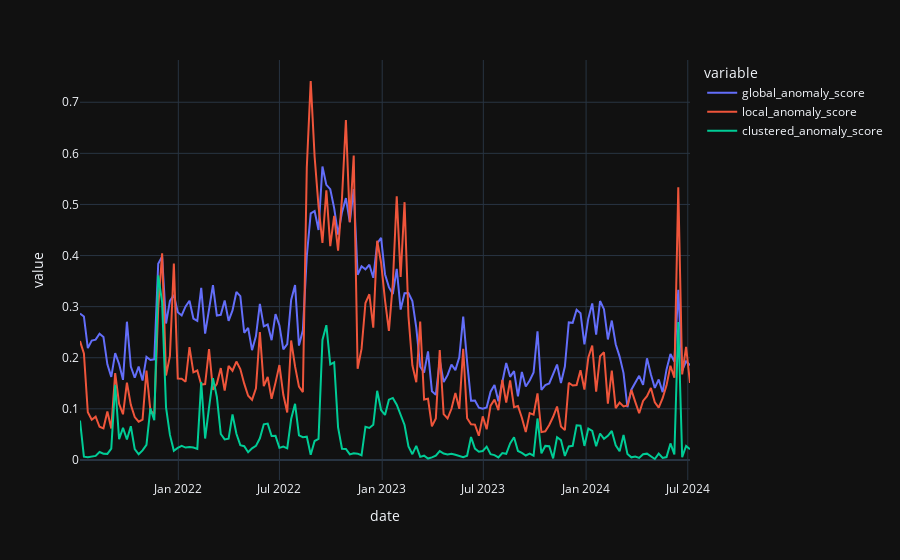

Notebook source saved alongside this figure:
### Code cell
df_anomaly_scores.query("ticker =='NVDA'").reset_index().set_index(["date"]).drop(columns=['ticker']).plot()

### Figure 1 — Plotly figure (JSON) as saved in the notebook; plotly's stock layout.template omitted (floating-point values rounded to 4 significant figures; data arrays with more than 128 entries replaced by an {"elided": "..."} marker saying what was removed)
{"data": [{"hovertemplate": "variable=global_anomaly_score<br>date=%{x}<br>value=%{y}<extra></extra>", "legendgroup": "global_anomaly_score", "line": {"color": "#636efa", "dash": "solid"}, "marker": {"symbol": "circle"}, "mode": "lines", "name": "global_anomaly_score", "orientation": "v", "showlegend": true, "type": "scatter", "x": {"elided": "157 str values"}, "xaxis": "x", "y": {"elided": "157 float values"}, "yaxis": "y"}, {"hovertemplate": "variable=local_anomaly_score<br>date=%{x}<br>value=%{y}<extra></extra>", "legendgroup": "local_anomaly_score", "line": {"color": "#EF553B", "dash": "solid"}, "marker": {"symbol": "circle"}, "mode": "lines", "name": "local_anomaly_score", "orientation": "v", "showlegend": true, "type": "scatter", "x": {"elided": "157 str values"}, "xaxis": "x", "y": {"elided": "157 float values"}, "yaxis": "y"}, {"hovertemplate": "variable=clustered_anomaly_score<br>date=%{x}<br>value=%{y}<extra></extra>", "legendgroup": "clustered_anomaly_score", "line": {"color": "#00cc96", "dash": "solid"}, "marker": {"symbol": "circle"}, "mode": "lines", "name": "clustered_anomaly_score", "orientation": "v", "showlegend": true, "type": "scatter", "x": {"elided": "157 str values"}, "xaxis": "x", "y": {"elided": "157 float values"}, "yaxis": "y"}], "layout": {"autosize": true, "legend": {"title": {"text": "variable"}, "tracegroupgap": 0}, "margin": {"t": 60}, "xaxis": {"anchor": "y", "autorange": true, "domain": [0, 1], "range": ["2021-07-09", "2024-07-05"], "title": {"text": "date"}, "type": "date"}, "yaxis": {"anchor": "x", "autorange": true, "domain": [0, 1], "range": [-0.03927, 0.7827], "title": {"text": "value"}, "type": "linear"}}}
